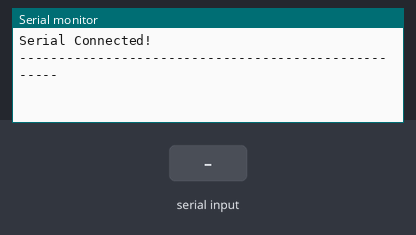
The sketch below on a simulated Arduino Uno, built with avr-gcc and run on an emulated ATmega328P. On the bench: the last lines printed to the serial monitor. Inputs (shaded band) come from the test bench.

Above: at 1.2 s.
1.3 s: "|\n" received over Serial
At 1.8 s:
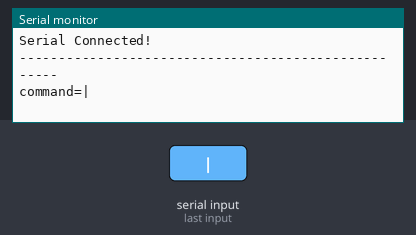
2.8 s: "1\n" received over Serial
At 4.3 s:
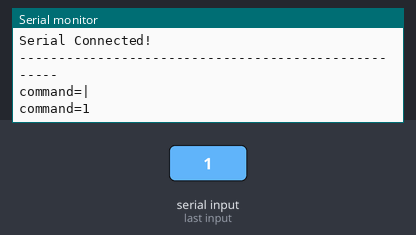

The sketch:

ugly_sweater.test.ino
```cpp
/**
 *  A script for an LED Ugly Sweater using the Arduino LilyPad
 *  and a RN42 Bluetooth module.
**/

// Global Variables:
String command;

void parseCommand(HardwareSerial &rserial, String com)
{
    String part1;
    String part2;

    part1 = com.substring(0, com.indexOf("|"));
    part2 = com.substring(com.indexOf("|") + 1);

    rserial.println("===========================");

    rserial.print("Part 1 = ");
    rserial.println(part1);

    rserial.print("Part 2 = ");
    rserial.println(part2);
}

/**************************************************************************************************/

void setup()
{
    Serial.begin(57600);
    while (!Serial) {
      ; // wait for serial port to connect. Needed for native USB port only
    }
    Serial.println("Serial Connected!");

    Serial.println("----------------------------------------------------");
}

void loop()
{
    while (Serial.available()) {
        command += (char)Serial.read();
    }

    if (command.length()) {
        Serial.print("command=");
        Serial.print(command);
        Serial.print('\n');
        command = "";
    }

    delay(10);
}
```

Measured:
- after the input at 1.3 s, the serial monitor: prints a new line at once (image 1)
- after the input at 2.8 s, the serial monitor: prints a new line at once (image 2)
